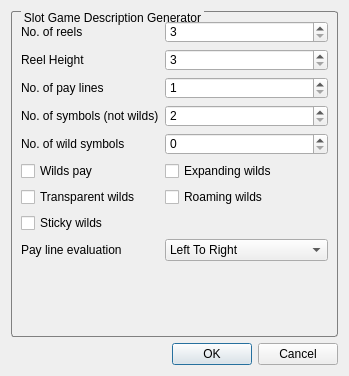
<?xml version="1.0" encoding="UTF-8"?>
<ui version="4.0">
 <class>slotsAutoDescribe</class>
 <widget class="QDialog" name="slotsAutoDescribe">
  <property name="geometry">
   <rect>
    <x>0</x>
    <y>0</y>
    <width>349</width>
    <height>376</height>
   </rect>
  </property>
  <property name="windowTitle">
   <string>Dialog</string>
  </property>
  <property name="styleSheet">
   <string notr="true">QGroupBox {
    border: 1px solid gray;
    border-radius: 3px;
    margin-top: 0.5em;
}

QGroupBox::title {
    subcontrol-origin: margin;
    left: 10px;
    padding: 0 1px 0 1px;
}</string>
  </property>
  <property name="modal">
   <bool>true</bool>
  </property>
  <layout class="QVBoxLayout" name="verticalLayout">
   <item>
    <widget class="QGroupBox" name="groupBox">
     <property name="title">
      <string>Slot Game Description Generator</string>
     </property>
     <layout class="QVBoxLayout" name="verticalLayout_2">
      <item>
       <layout class="QFormLayout" name="formLayout">
        <property name="fieldGrowthPolicy">
         <enum>QFormLayout::AllNonFixedFieldsGrow</enum>
        </property>
        <item row="1" column="0">
         <widget class="QLabel" name="label">
          <property name="text">
           <string>No. of reels</string>
          </property>
         </widget>
        </item>
        <item row="1" column="1">
         <widget class="QSpinBox" name="reelNumSB">
          <property name="minimum">
           <number>3</number>
          </property>
          <property name="maximum">
           <number>7</number>
          </property>
         </widget>
        </item>
        <item row="2" column="0">
         <widget class="QLabel" name="label_5">
          <property name="text">
           <string>Reel Height</string>
          </property>
         </widget>
        </item>
        <item row="2" column="1">
         <widget class="QSpinBox" name="reelHieghtSB">
          <property name="minimum">
           <number>3</number>
          </property>
          <property name="maximum">
           <number>5</number>
          </property>
         </widget>
        </item>
        <item row="3" column="0">
         <widget class="QLabel" name="label_4">
          <property name="text">
           <string>No. of pay lines</string>
          </property>
         </widget>
        </item>
        <item row="3" column="1">
         <widget class="QSpinBox" name="payLineNumSB">
          <property name="minimum">
           <number>1</number>
          </property>
          <property name="maximum">
           <number>1000</number>
          </property>
         </widget>
        </item>
        <item row="4" column="0">
         <widget class="QLabel" name="label_2">
          <property name="text">
           <string>No. of symbols (not wilds)</string>
          </property>
         </widget>
        </item>
        <item row="4" column="1">
         <widget class="QSpinBox" name="symbolNumSB">
          <property name="minimum">
           <number>2</number>
          </property>
         </widget>
        </item>
        <item row="5" column="0">
         <widget class="QLabel" name="label_3">
          <property name="text">
           <string>No. of wild symbols</string>
          </property>
         </widget>
        </item>
        <item row="5" column="1">
         <widget class="QSpinBox" name="wildSymbolsSB">
          <property name="maximum">
           <number>10</number>
          </property>
         </widget>
        </item>
        <item row="6" column="0">
         <widget class="QCheckBox" name="wildsPayX">
          <property name="text">
           <string>Wilds pay</string>
          </property>
         </widget>
        </item>
        <item row="6" column="1">
         <widget class="QCheckBox" name="expandingWildsX">
          <property name="text">
           <string>Expanding wilds</string>
          </property>
         </widget>
        </item>
        <item row="7" column="0">
         <widget class="QCheckBox" name="transWildsX">
          <property name="text">
           <string>Transparent wilds</string>
          </property>
         </widget>
        </item>
        <item row="7" column="1">
         <widget class="QCheckBox" name="roamingWildsX">
          <property name="text">
           <string>Roaming wilds</string>
          </property>
         </widget>
        </item>
        <item row="9" column="0">
         <widget class="QLabel" name="label_6">
          <property name="text">
           <string>Pay line evaluation</string>
          </property>
         </widget>
        </item>
        <item row="9" column="1">
         <widget class="QComboBox" name="evaluationCB">
          <item>
           <property name="text">
            <string>Left To Right</string>
           </property>
          </item>
          <item>
           <property name="text">
            <string>Right To Left</string>
           </property>
          </item>
          <item>
           <property name="text">
            <string>Both Directions</string>
           </property>
          </item>
          <item>
           <property name="text">
            <string>Unknown</string>
           </property>
          </item>
         </widget>
        </item>
        <item row="8" column="0">
         <widget class="QCheckBox" name="stickyWildsX">
          <property name="text">
           <string>Sticky wilds</string>
          </property>
         </widget>
        </item>
       </layout>
      </item>
     </layout>
    </widget>
   </item>
   <item>
    <widget class="QDialogButtonBox" name="buttonBox">
     <property name="orientation">
      <enum>Qt::Horizontal</enum>
     </property>
     <property name="standardButtons">
      <set>QDialogButtonBox::Cancel|QDialogButtonBox::Ok</set>
     </property>
    </widget>
   </item>
  </layout>
 </widget>
 <resources/>
 <connections>
  <connection>
   <sender>buttonBox</sender>
   <signal>accepted()</signal>
   <receiver>slotsAutoDescribe</receiver>
   <slot>accept()</slot>
   <hints>
    <hint type="sourcelabel">
     <x>248</x>
     <y>254</y>
    </hint>
    <hint type="destinationlabel">
     <x>157</x>
     <y>274</y>
    </hint>
   </hints>
  </connection>
  <connection>
   <sender>buttonBox</sender>
   <signal>rejected()</signal>
   <receiver>slotsAutoDescribe</receiver>
   <slot>reject()</slot>
   <hints>
    <hint type="sourcelabel">
     <x>316</x>
     <y>260</y>
    </hint>
    <hint type="destinationlabel">
     <x>286</x>
     <y>274</y>
    </hint>
   </hints>
  </connection>
 </connections>
</ui>
